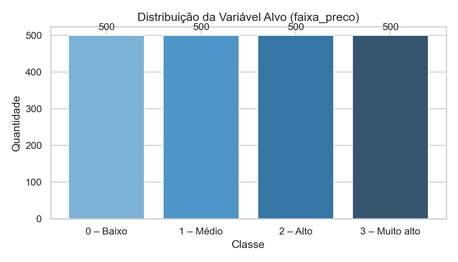
#> input picture images/eda/01_target_distribution.png, 458 x 262 px, shrunk from 1050 x 600 before the run
$ python generate_report.py
#> lines starting #> are read from the running program, lines starting #| are printed output that depends on the picture
"""
Gera relatório PDF do projeto MobileNet com gráficos e insights.
"""

import os
import numpy as np
import pandas as pd
import matplotlib.pyplot as plt
import matplotlib.gridspec as gridspec
from matplotlib.backends.backend_pdf import PdfPages
from matplotlib.patches import FancyBboxPatch
import matplotlib.image as mpimg
from datetime import date

BASE       = os.path.dirname(os.path.dirname(os.path.abspath(__file__)))
IMAGES_EDA = os.path.join(BASE, 'images', 'eda')
IMAGES_TRN = os.path.join(BASE, 'images', 'training')
IMAGES_EVA = os.path.join(BASE, 'images', 'evaluation')
OUTPUT     = os.path.join(BASE, 'reports', 'relatorio_mobilenet.pdf')

AZUL      = '#1B4F72'
AZUL_CLR  = '#2E86C1'
CINZA     = '#566573'
BRANCO    = '#FFFFFF'
FUNDO     = '#F2F3F4'

def sem_eixos(ax):
    ax.axis('off')

def titulo_secao(ax, texto, subtexto=''):
    sem_eixos(ax)
    ax.set_facecolor(FUNDO)
    ax.add_patch(FancyBboxPatch((0.03, 0.1), 0.94, 0.8,
                                boxstyle='round,pad=0.02',
                                facecolor=AZUL, edgecolor='none',
                                transform=ax.transAxes, zorder=0))
    ax.text(0.5, 0.58, texto, ha='center', va='center',
            fontsize=18, fontweight='bold', color=BRANCO,
            transform=ax.transAxes)
    if subtexto:
        ax.text(0.5, 0.3, subtexto, ha='center', va='center',
                fontsize=11, color='#AED6F1', transform=ax.transAxes)

def insight_box(ax, texto, cor_fundo='#EAF2FF', cor_borda=AZUL_CLR):
    sem_eixos(ax)
    ax.add_patch(FancyBboxPatch((0.01, 0.05), 0.98, 0.9,
                                boxstyle='round,pad=0.02',
                                facecolor=cor_fundo, edgecolor=cor_borda,
                                linewidth=1.5,
                                transform=ax.transAxes))
    ax.text(0.5, 0.5, texto, ha='center', va='center',
            fontsize=9.5, color='#1A252F', transform=ax.transAxes,
            wrap=True, multialignment='left',
            bbox=dict(facecolor='none', edgecolor='none', pad=8))

def embed_img(ax, caminho):
    sem_eixos(ax)
    if os.path.exists(caminho):
        img = mpimg.imread(caminho)
        ax.imshow(img, aspect='auto')

with PdfPages(OUTPUT) as pdf:

    # ── CAPA ─────────────────────────────────────────────────────────────────
    fig = plt.figure(figsize=(11, 8.5))
    fig.patch.set_facecolor(AZUL)
    ax = fig.add_axes([0, 0, 1, 1])
    sem_eixos(ax)

    ax.add_patch(FancyBboxPatch((0.05, 0.08), 0.9, 0.84,
                                boxstyle='round,pad=0.02',
                                facecolor='#154360', edgecolor='#AED6F1',
                                linewidth=2, transform=ax.transAxes))

    ax.text(0.5, 0.78, 'MobileNet', ha='center', va='center',
            fontsize=42, fontweight='bold', color=BRANCO,
            transform=ax.transAxes, family='monospace')

    ax.text(0.5, 0.65, 'Classificação de Faixa de Preço de Celulares\ncom Rede Neural MLP',
            ha='center', va='center', fontsize=16, color='#AED6F1',
            transform=ax.transAxes, linespacing=1.6)

    ax.plot([0.15, 0.85], [0.52, 0.52], color='#AED6F1', linewidth=0.8,
            transform=ax.transAxes)

    resumo = (
        'Pipeline completo: EDA  →  Implementação MLP  →  Avaliação  →  '
        'Ajuste de Hiperparâmetros  →  Resultados Finais'
    )
    ax.text(0.5, 0.45, resumo, ha='center', va='center',
            fontsize=10, color='#D6EAF8', transform=ax.transAxes,
            style='italic')

    metricas = '95,5% de acurácia  ·  F1-macro 95,51%  ·  20 features  ·  2 000 amostras'
    ax.text(0.5, 0.32, metricas, ha='center', va='center',
            fontsize=12, color=BRANCO, fontweight='bold',
            transform=ax.transAxes)

    ax.text(0.5, 0.16, f'Autor: Filipe Rangel  ·  {date.today().strftime("%B de %Y")}',
            ha='center', va='center', fontsize=10, color='#85C1E9',
            transform=ax.transAxes)

    pdf.savefig(fig, bbox_inches='tight')
    plt.close()

    # ── PÁG 2: VISÃO GERAL DO PROJETO ────────────────────────────────────────
    fig = plt.figure(figsize=(11, 8.5))
    fig.patch.set_facecolor(FUNDO)
    gs  = gridspec.GridSpec(6, 2, figure=fig,
                            hspace=0.55, wspace=0.35,
                            left=0.06, right=0.94,
                            top=0.93, bottom=0.05)

    ax_tit = fig.add_subplot(gs[0, :])
    titulo_secao(ax_tit, '01 — Visão Geral do Projeto', 'Problema · Dataset · Pipeline')

    # Problema
    ax_p = fig.add_subplot(gs[1:3, 0])
    sem_eixos(ax_p)
    ax_p.set_facecolor(BRANCO)
    ax_p.add_patch(FancyBboxPatch((0,0), 1, 1, boxstyle='round,pad=0.02',
                                  facecolor=BRANCO, edgecolor='#BDC3C7',
                                  transform=ax_p.transAxes))
    problema = (
        'PROBLEMA\n\n'
        'Dado um conjunto de 20 especificações\n'
        'técnicas de celulares, prever em qual das\n'
        '4 faixas de preço o aparelho se enquadra:\n\n'
        '  Classe 0 — Baixo custo\n'
        '  Classe 1 — Custo médio\n'
        '  Classe 2 — Alto custo\n'
        '  Classe 3 — Custo muito alto'
    )
    ax_p.text(0.5, 0.5, problema, ha='center', va='center',
              fontsize=9.5, transform=ax_p.transAxes,
              linespacing=1.6, color='#1A252F')

    # Dataset
    ax_d = fig.add_subplot(gs[1:3, 1])
    sem_eixos(ax_d)
    ax_d.add_patch(FancyBboxPatch((0,0), 1, 1, boxstyle='round,pad=0.02',
                                  facecolor=BRANCO, edgecolor='#BDC3C7',
                                  transform=ax_d.transAxes))
    dataset = (
        'DATASET\n\n'
        '  2 000 amostras de treino\n'
        '  1 000 amostras de teste\n'
        '  20 features numéricas\n'
        '  4 classes — 500 amostras cada\n\n'
        'Features principais:\n'
        'RAM · Potência da bateria ·\n'
        'Resolução · Câmeras · Memória'
    )
    ax_d.text(0.5, 0.5, dataset, ha='center', va='center',
              fontsize=9.5, transform=ax_d.transAxes,
              linespacing=1.6, color='#1A252F')

    # Pipeline
    ax_pipe = fig.add_subplot(gs[3:, :])
    sem_eixos(ax_pipe)
    etapas = [
        ('EDA', '#1A5276'),
        ('Normalização\nStandardScaler', '#1F618D'),
        ('MLP\n128→64', '#2471A3'),
        ('Avaliação\n92% acc', '#2E86C1'),
        ('Tuning\nGridSearch', '#3498DB'),
        ('Resultado Final\n95,5% acc', '#5DADE2'),
    ]
    n = len(etapas)
    for i, (nome, cor) in enumerate(etapas):
        x = 0.04 + i * (0.92 / n)
        w = 0.92 / n - 0.02
        ax_pipe.add_patch(FancyBboxPatch((x, 0.2), w, 0.6,
                                         boxstyle='round,pad=0.01',
                                         facecolor=cor, edgecolor='none',
                                         transform=ax_pipe.transAxes))
        ax_pipe.text(x + w/2, 0.5, nome, ha='center', va='center',
                     fontsize=8.5, color=BRANCO, fontweight='bold',
                     transform=ax_pipe.transAxes)
        if i < n - 1:
            ax_pipe.annotate('', xy=(x + w + 0.015, 0.5),
                             xytext=(x + w + 0.003, 0.5),
                             xycoords='axes fraction',
                             arrowprops=dict(arrowstyle='->', color=AZUL, lw=1.5))

    pdf.savefig(fig, bbox_inches='tight')
    plt.close()

    # ── PÁG 3: EDA ───────────────────────────────────────────────────────────
    fig = plt.figure(figsize=(11, 8.5))
    fig.patch.set_facecolor(FUNDO)
    gs  = gridspec.GridSpec(5, 2, figure=fig,
                            hspace=0.5, wspace=0.3,
                            left=0.05, right=0.95,
                            top=0.93, bottom=0.05)

    ax_tit = fig.add_subplot(gs[0, :])
    titulo_secao(ax_tit, '02 — Análise Exploratória (EDA)',
                 'Distribuição do alvo · Correlação · Top Features')

    ax_img1 = fig.add_subplot(gs[1:3, 0])
    embed_img(ax_img1, os.path.join(IMAGES_EDA, '01_target_distribution.png'))
#> in embed_img, img is the input picture: shape (262, 458, 4) float32; mean R, G, B, A 0.667, 0.767, 0.836, 1

    ax_ins1 = fig.add_subplot(gs[3:, 0])
    insight_box(ax_ins1,
        'Dataset perfeitamente balanceado: 500 amostras por classe (25% cada).\n'
        'Elimina viés do modelo e torna a acurácia uma métrica confiável.')

    ax_img2 = fig.add_subplot(gs[1:3, 1])
    embed_img(ax_img2, os.path.join(IMAGES_EDA, '02_correlation_heatmap.png'))
#> call 2 of embed_img, with caminho = 'images/eda/02_correlation_heatmap.png'
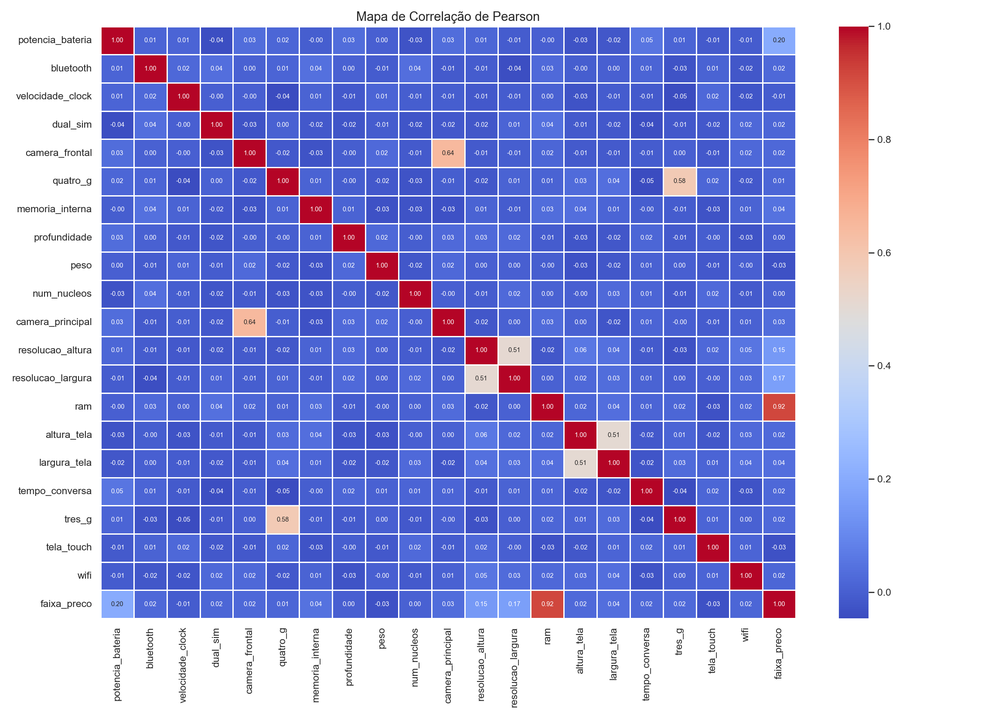
#> input picture images/eda/02_correlation_heatmap.png, 981 x 719 px, shrunk from 2250 x 1650 before the run
#> in embed_img, img is the input picture: shape (719, 981, 4) float32; mean R, G, B, A 0.63, 0.652, 0.872, 1

    ax_ins2 = fig.add_subplot(gs[3:, 1])
    insight_box(ax_ins2,
        'RAM é a feature mais correlacionada com faixa_preco (r ≈ 0,92).\n'
        'Baixa multicolinearidade entre features — cada variável traz\n'
        'informação independente ao modelo.')

    pdf.savefig(fig, bbox_inches='tight')
    plt.close()

    # ── PÁG 4: BOXPLOTS ──────────────────────────────────────────────────────
    fig = plt.figure(figsize=(11, 8.5))
    fig.patch.set_facecolor(FUNDO)
    gs  = gridspec.GridSpec(5, 1, figure=fig,
                            hspace=0.4,
                            left=0.05, right=0.95,
                            top=0.93, bottom=0.05)

    ax_tit = fig.add_subplot(gs[0])
    titulo_secao(ax_tit, '02 — EDA: Distribuição das Top 6 Features por Classe')

    ax_img = fig.add_subplot(gs[1:4])
    embed_img(ax_img, os.path.join(IMAGES_EDA, '03_features_boxplots.png'))
#> call 3 of embed_img, with caminho = 'images/eda/03_features_boxplots.png'
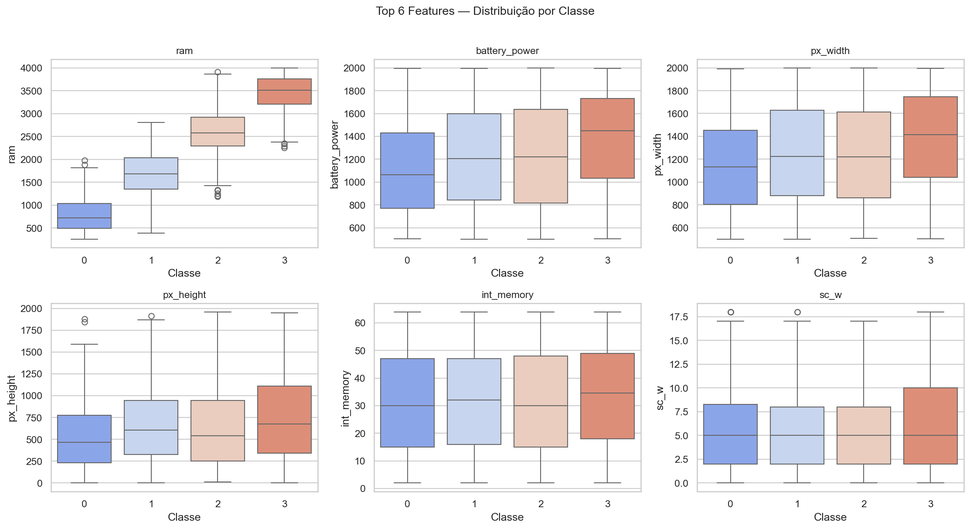
#> input picture images/eda/03_features_boxplots.png, 970 x 529 px, shrunk from 2225 x 1214 before the run
#> in embed_img, img is the input picture: shape (529, 970, 4) float32; mean R, G, B, A 0.939, 0.928, 0.936, 1

    ax_ins = fig.add_subplot(gs[4])
    insight_box(ax_ins,
        'RAM: separação quase perfeita entre classes (~750 / ~1600 / ~2600 / ~3500 MB). '
        'Feature mais discriminativa do modelo.\n'
        'Potência da bateria e resolução: tendência crescente com o preço, mas com sobreposição entre classes adjacentes.\n'
        'Memória interna e largura da tela: distribuições similares entre classes — baixo poder discriminativo isolado.')

    pdf.savefig(fig, bbox_inches='tight')
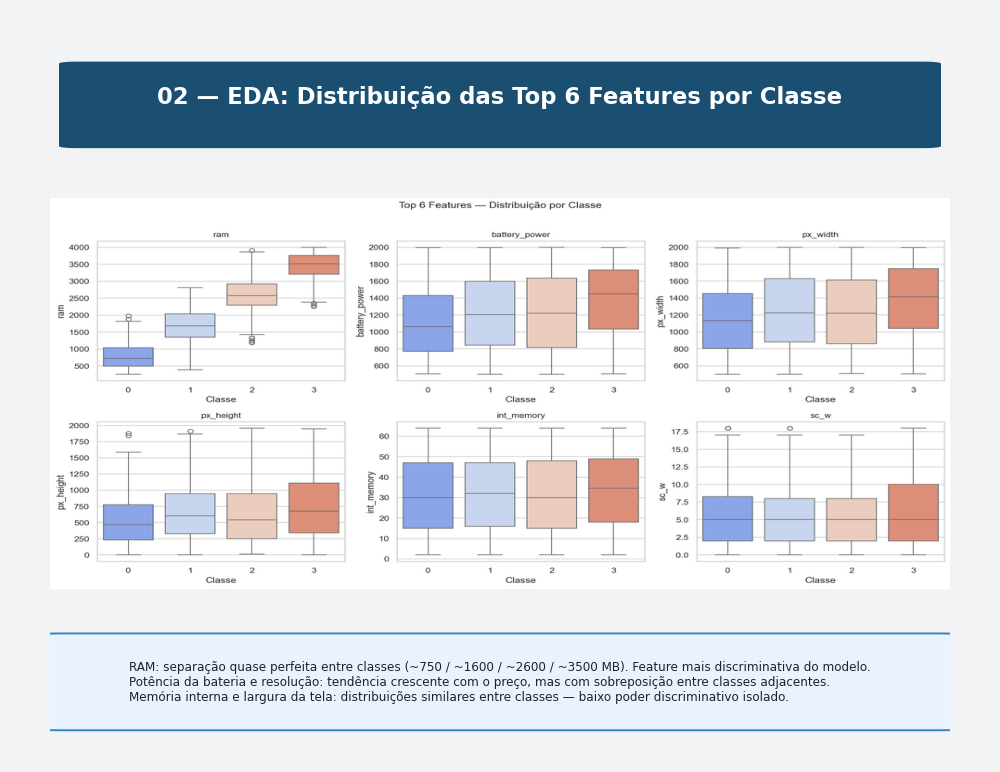
#> figure drawn by matplotlib, 3 panels
    plt.close()

    # ── PÁG 5: ARQUITETURA E TREINAMENTO ─────────────────────────────────────
    fig = plt.figure(figsize=(11, 8.5))
    fig.patch.set_facecolor(FUNDO)
    gs  = gridspec.GridSpec(6, 2, figure=fig,
                            hspace=0.55, wspace=0.3,
                            left=0.05, right=0.95,
                            top=0.93, bottom=0.05)

    ax_tit = fig.add_subplot(gs[0, :])
    titulo_secao(ax_tit, '03 — Arquitetura MLP e Treinamento',
                 'Arquitetura baseline · Curva de aprendizado')

    # Diagrama da arquitetura
    ax_arq = fig.add_subplot(gs[1:4, 0])
    sem_eixos(ax_arq)
    camadas = [
        ('Entrada\n20 features', 20, '#1A5276'),
        ('Oculta 1\n128 neurônios\nReLU', 10, '#2471A3'),
        ('Oculta 2\n64 neurônios\nReLU', 7,  '#2E86C1'),
        ('Saída\n4 classes\nSoftmax', 4,  '#5DADE2'),
    ]
    xs = [0.12, 0.38, 0.63, 0.88]
    for (nome, n, cor), x in zip(camadas, xs):
        ax_arq.add_patch(FancyBboxPatch((x-0.1, 0.1), 0.2, 0.8,
                                        boxstyle='round,pad=0.02',
                                        facecolor=cor, edgecolor='none',
                                        transform=ax_arq.transAxes))
        ax_arq.text(x, 0.5, nome, ha='center', va='center',
                    fontsize=8, color=BRANCO, fontweight='bold',
                    transform=ax_arq.transAxes)
        if x != xs[-1]:
            ax_arq.annotate('', xy=(x+0.12, 0.5), xytext=(x+0.1, 0.5),
                            xycoords='axes fraction',
                            arrowprops=dict(arrowstyle='->', color=AZUL, lw=1.5))

    ax_ins_arq = fig.add_subplot(gs[4:, 0])
    insight_box(ax_ins_arq,
        'Arquitetura baseline: 20 → 128 → 64 → 4\n'
        'Ativação: ReLU nas ocultas, Softmax na saída\n'
        'Otimizador: Adam · Early stopping (paciência=20)\n'
        'Função de perda: Entropia Cruzada')

    ax_img_lc = fig.add_subplot(gs[1:4, 1])
    embed_img(ax_img_lc, os.path.join(IMAGES_TRN, '01_learning_curve.png'))
#> call 4 of embed_img, with caminho = 'images/training/01_learning_curve.png'
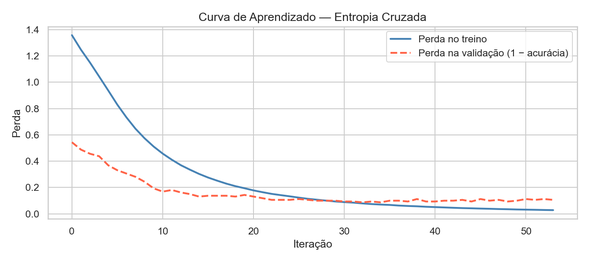
#> input picture images/training/01_learning_curve.png, 589 x 262 px, shrunk from 1350 x 600 before the run
#> in embed_img, img is the input picture: shape (262, 589, 4) float32; mean R, G, B, A 0.976, 0.975, 0.976, 1

    ax_ins_lc = fig.add_subplot(gs[4:, 1])
    insight_box(ax_ins_lc,
        'Convergência rápida nas primeiras 10 iterações.\n'
        'Perda de treino → ~0,03 | validação estabiliza em ~0,12.\n'
        'Early stopping interrompeu em ~53 iterações.\n'
        'Gap aceitável — overfitting leve e controlado.')

    pdf.savefig(fig, bbox_inches='tight')
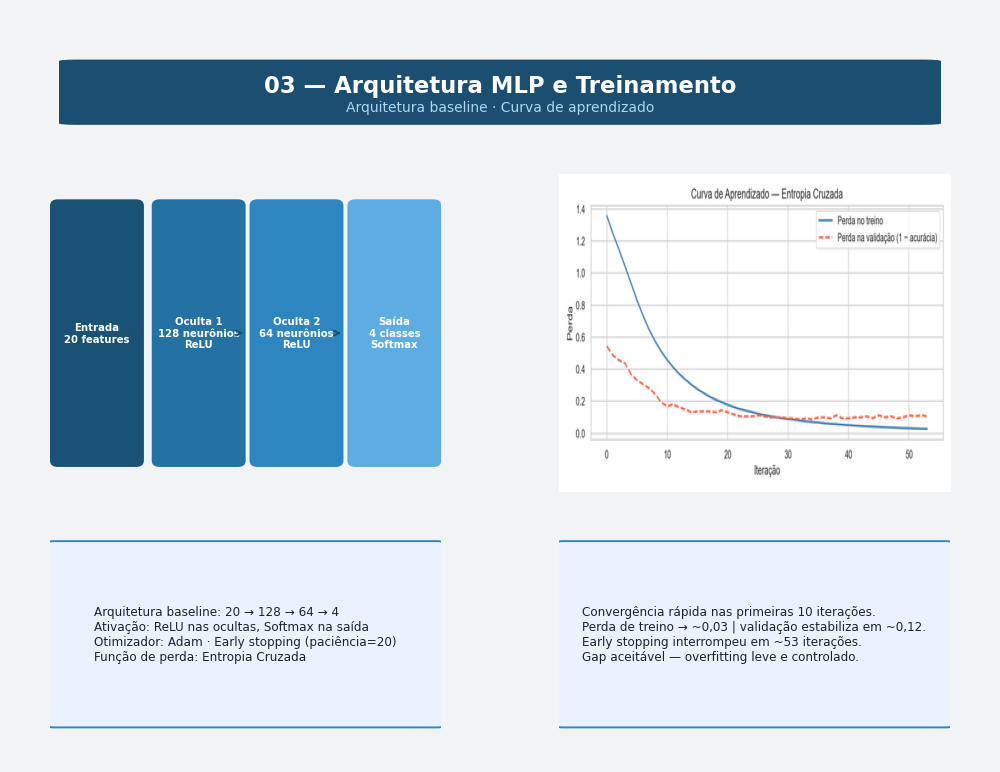
#> figure drawn by matplotlib, 5 panels
    plt.close()

    # ── PÁG 6: AVALIAÇÃO ─────────────────────────────────────────────────────
    fig = plt.figure(figsize=(11, 8.5))
    fig.patch.set_facecolor(FUNDO)
    gs  = gridspec.GridSpec(6, 2, figure=fig,
                            hspace=0.55, wspace=0.3,
                            left=0.05, right=0.95,
                            top=0.93, bottom=0.05)

    ax_tit = fig.add_subplot(gs[0, :])
    titulo_secao(ax_tit, '04 — Avaliação do Modelo Baseline',
                 'Matriz de confusão · Métricas por classe')

    ax_img1 = fig.add_subplot(gs[1:4, 0])
    embed_img(ax_img1, os.path.join(IMAGES_EVA, '01_confusion_matrix.png'))
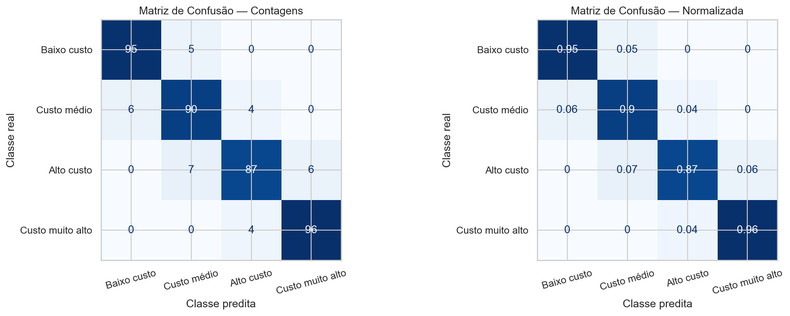
#> input picture images/evaluation/01_confusion_matrix.png, 790 x 316 px, shrunk from 1813 x 725 before the run
#> in embed_img, img is the input picture: shape (316, 790, 4) float32; mean R, G, B, A 0.857, 0.886, 0.922, 1

    ax_ins1 = fig.add_subplot(gs[4:, 0])
    insight_box(ax_ins1,
        '368 / 400 amostras corretas → 92% de acurácia.\n'
        'Todos os erros ocorrem entre classes adjacentes.\n'
        'Nenhum salto extremo (Baixo → Muito alto).\n'
        'Alto custo é a classe mais difícil (13 erros).')

    ax_img2 = fig.add_subplot(gs[1:4, 1])
    embed_img(ax_img2, os.path.join(IMAGES_EVA, '02_metrics_per_class.png'))
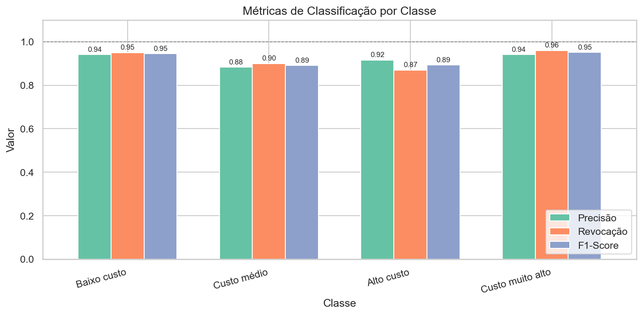
#> input picture images/evaluation/02_metrics_per_class.png, 643 x 315 px, shrunk from 1476 x 723 before the run
#> in embed_img, img is the input picture: shape (315, 643, 4) float32; mean R, G, B, A 0.855, 0.857, 0.843, 1

    ax_ins2 = fig.add_subplot(gs[4:, 1])
    insight_box(ax_ins2,
        'Classes extremas (Baixo / Muito alto): F1 = 0,95\n'
        'Classes do meio (Médio / Alto): F1 = 0,89\n'
        'Padrão esperado: classes intermediárias têm\n'
        'maior ambiguidade com seus vizinhos.')

    pdf.savefig(fig, bbox_inches='tight')
#> (the rest of the program and of its run is left out)
